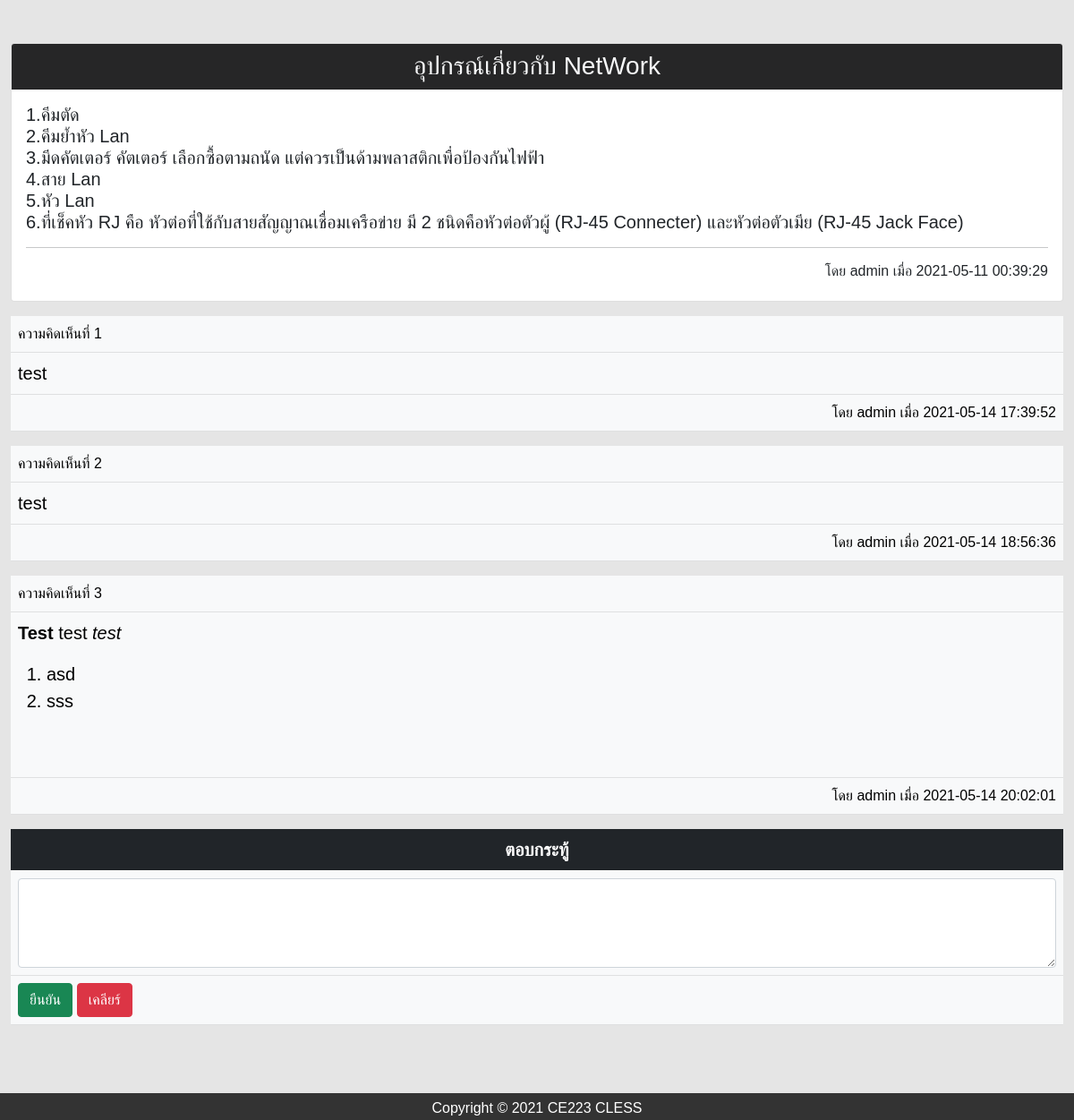
The page /user/blog.php?x=show&b_id=4&cate=3&page on the database its author committed.
### tables this page shows
CREATE TABLE `board` (
  `b_id` int(11) NOT NULL,
  `u_id` int(11) NOT NULL,
  `b_title` text NOT NULL,
  `b_detail` text NOT NULL,
  `b_date` datetime NOT NULL,
  `b_view` int(10) NOT NULL,
  `b_reply` int(10) NOT NULL,
  `b_cate` varchar(1) NOT NULL
);

CREATE TABLE `masterlogin` (
  `ID` int(11) NOT NULL,
  `username` varchar(20) NOT NULL,
  `email` varchar(50) NOT NULL,
  `password` varchar(20) NOT NULL,
  `firstname` varchar(50) NOT NULL,
  `lastname` varchar(50) NOT NULL,
  `address` varchar(100) NOT NULL,
  `phone` varchar(10) NOT NULL,
  `role` varchar(5) NOT NULL,
  `text` varchar(200) NOT NULL,
  `nickname` varchar(20) NOT NULL,
  `sex` varchar(4) NOT NULL,
  `Github` varchar(50) NOT NULL,
  `Twitter` varchar(50) NOT NULL,
  `Instagram` varchar(50) NOT NULL,
  `Facebook` varchar(50) NOT NULL,
  `image` text NOT NULL
);

CREATE TABLE `reply` (
  `br_id` int(11) NOT NULL,
  `bm_id` int(11) DEFAULT NULL,
  `u_id` int(11) NOT NULL,
  `br_detail` text NOT NULL,
  `br_date` datetime NOT NULL
);

### user/show.php (the view, shortened to what this page needs)
<?php  $b_id = $_GET['b_id'];
       $page = $_GET['page'];?>
<form action="blog.php?x=show&b_id=<?php echo $b_id?>&Action=save&page=<?php echo $page; ?>" method="post" enctype="multipart/form-data" class="form-horizontal my-5">
      <div class="container">
        <div class="col-12 col-sm-12 mt-4">
        <?php
              $select_stmt = $db->prepare("SELECT * FROM board LEFT JOIN masterlogin ON board.u_id = masterlogin.ID WHERE board.b_id='$b_id' Order By b_id DESC");
              $select_stmt->execute();
              $row = $select_stmt->fetch(PDO::FETCH_ASSOC);
              if($page<=1){
            ?>
        <div class="card">
          <h3 class="card-header text-light text-center" style="background-color:#262627;"><?php echo $row['b_title']; ?></h3>
          <div class="card-body">
              <h5 class="fs-5"><?php echo str_replace(chr(13),"<br>",$row['b_detail'])?></h5>
              <hr>
              <h6 class="text-end">โดย <?php echo $row['username']?> เมื่อ <?php echo $row['b_date']?></h6>
          </div>
        </div> <?php } ?>
          <?php
          $per_page = 10;
          if($page==""){$page=1;}
          $start = ($page-1)*$per_page;
              $select_stmt = $db->prepare("SELECT * FROM reply LEFT JOIN masterlogin ON reply.u_id = masterlogin.ID WHERE reply.bm_id='$b_id' Order By br_id ASC LIMIT $start,10");
              $select_stmt->execute();
              $num=0;
              while($rowReply = $select_stmt->fetch(PDO::FETCH_ASSOC)){
                $num++;
            ?>
          <table class="table table-light mt-3">
            <tbody>
            <tr><td class="fs-6">ความคิดเห็นที่ <?php echo $num;?></td></tr>
              <tr>
                <td class="fs-5"><?php echo str_replace(chr(13),"<br>",$rowReply['br_detail'])?></td>
              </tr>
              <tr><td class="text-end">โดย <?php echo $rowReply['username']?> เมื่อ <?php echo $rowReply['br_date']?></td></tr>
            </tbody>
          </table>
                <?php } ?>
          <table class="table table-light mt-3">
            <thead>
              <tr class="fs-5 table-dark">
                <th scope="col" width="100%" class="text-center"><label for="br_detail">ตอบกระทู้</label></th>
              </tr>
            </thead>
            <tbody>
              <tr>
                <td class="fs-5">
                <div class="form-group">
                 <div class="form-floating">
                 <textarea class="form-control" name="br_detail" id="br_detail" style="height: 100px"></textarea>
                </div>
              </div>
              </td>
              </tr>
              <tr>
              <td>
               <div class="form-group">
              <input type="submit" class="btn btn-success" name="btn-reply" value="ยืนยัน">
              <input type="reset" class="btn btn-danger" name="btn-reset" value="เคลียร์">
              </div>
              </td>
              </tr>
            </tbody>
          </table>
        </div>
      </div>
      </form>

### style.css (style rules this page uses)
.container { max-width: 1300px; }
body { position: relative; padding-bottom: 58px; min-height: 100vh; }
* { margin: 0; padding: 0; box-sizing: border-box; font-family: 'Poppins' , sans-serif; }

### user/show.php (style rules this page uses)
.container { max-width: 1200px; }

### rows shown on the page
board: b_title "อุปกรณ์เกี่ยวกับ NetWork", b_detail "1.คีมตัด 2.คีมย้ำหัว Lan 3.มีดคัตเตอร์ คัตเตอร์ เลือกซื้อตามถนัด แต่ควรเป็นด้ามพลาสติกเพื่อป้องกันไฟฟ้า 4.สาย Lan 5.หัว Lan 6.ที่เช็คหัว RJ คือ หัวต่อที่ใช้กับสายสัญญาณเชื่อมเครือข่าย มี 2 ชนิดคือหัวต่อตัวผู้ (RJ-45 Connecter) และหัวต่อตัวเมีย (RJ-45 Jack Face)", u.username "admin", b_date "2021-05-11 00:39:29"
reply: br_detail "test", u.username "admin", br_date "2021-05-14 17:39:52"
reply: br_detail "test", u.username "admin", br_date "2021-05-14 18:56:36"
reply: br_detail "Test test test asd sss", u.username "admin", br_date "2021-05-14 20:02:01"
